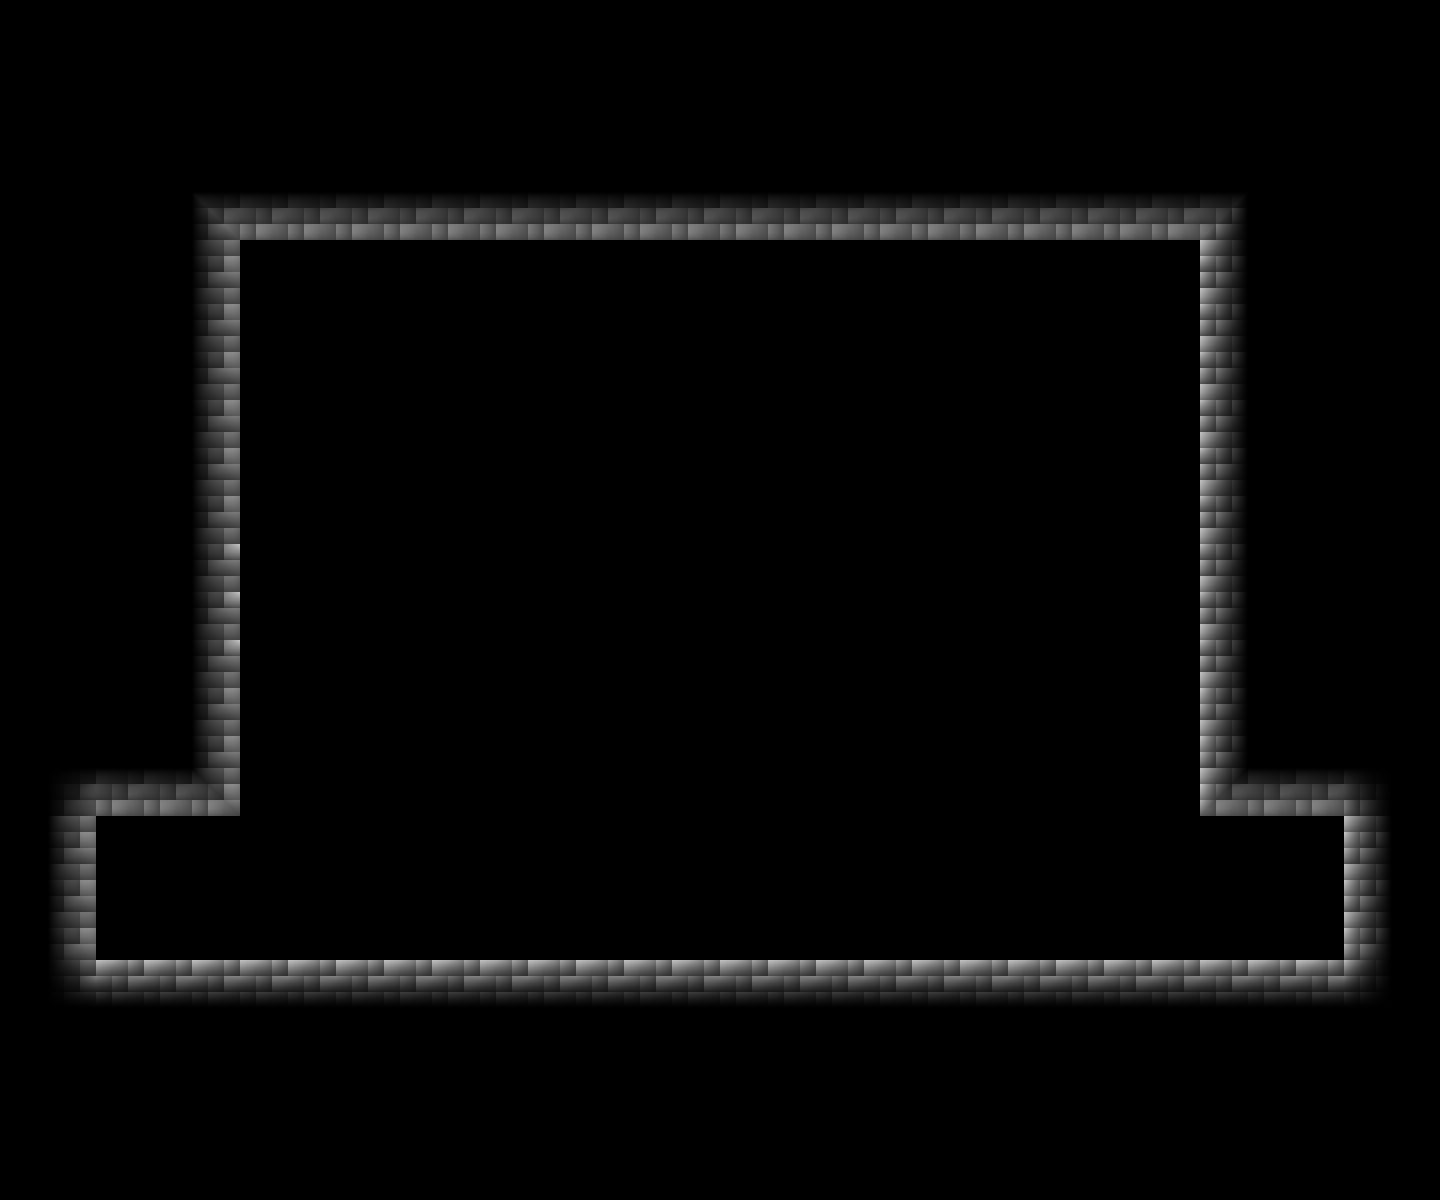

Rendered tile map (Tiled .tmx) drawn with the repository's tilesets; below, a short description and the map source with its tile grids summarised:
An orthogonal 30x25 tile map with 48x48 px tiles, 8 tile layers (Ground, Shadows, ShadowsRight, ShadowsLeft, ...) and 6 objects (4x SolidCollision, 2x Connection).

<map version="1.4" tiledversion="1.4.3" orientation="orthogonal" renderorder="right-down" width="30" height="25" tilewidth="48" tileheight="48" infinite="0" nextlayerid="22" nextobjectid="137">
 <tileset firstgid="1" source="../../../tilesets/DungeonNormal.tsx" />
 <layer id="1" name="Ground" width="30" height="25">
  <data>[750 cells, 420 non-empty, 3 distinct tile ids]</data>
 </layer>
 <layer id="21" name="Shadows" width="30" height="25">
  <data>[750 cells, 420 non-empty, 9 distinct tile ids]</data>
 </layer>
 <layer id="18" name="ShadowsRight" width="30" height="25">
  <data>[750 cells, 10 non-empty, 2 distinct tile ids]</data>
 </layer>
 <layer id="19" name="ShadowsLeft" width="30" height="25">
  <data>[750 cells, 10 non-empty, 2 distinct tile ids]</data>
 </layer>
 <layer id="9" name="TOP_LEFT" width="30" height="25">
  <data>[750 cells, 6 non-empty, 2 distinct tile ids]</data>
 </layer>
 <layer id="20" name="TOP_LEFTShadows" width="30" height="25">
  <data>[750 cells, 10 non-empty, 2 distinct tile ids]</data>
 </layer>
 <layer id="10" name="TOP_RIGHT" width="30" height="25">
  <data>[750 cells, 6 non-empty, 2 distinct tile ids]</data>
 </layer>
 <layer id="17" name="TOP_RIGHTShadows" width="30" height="25">
  <data>[750 cells, 10 non-empty, 2 distinct tile ids]</data>
 </layer>
 <objectgroup id="2" name="SolidCollisions">
  <object id="2" type="SolidCollision" x="240" y="0" width="960" height="240" />
  <object id="5" type="SolidCollision" x="1200" y="0" width="240" height="816" />
  <object id="6" type="SolidCollision" x="0" y="960" width="1440" height="240" />
  <object id="7" type="SolidCollision" x="0" y="0" width="240" height="816" />
 </objectgroup>
 <objectgroup id="3" name="JumpThroughCollisions" />
 <objectgroup id="5" name="DamageCollisions" />
 <objectgroup id="6" name="Connections">
  <object id="11" type="Connection" x="0" y="816" width="96" height="144">
   <properties>
    <property name="connectionPosition" value="LEFT" />
   </properties>
  </object>
  <object id="12" type="Connection" x="1344" y="816" width="96" height="144">
   <properties>
    <property name="connectionPosition" value="RIGHT" />
   </properties>
  </object>
 </objectgroup>
 <objectgroup id="8" name="SpawnPoints" />
 <objectgroup id="7" name="Objects" />
 <objectgroup id="11" name="Lights" />
</map>
